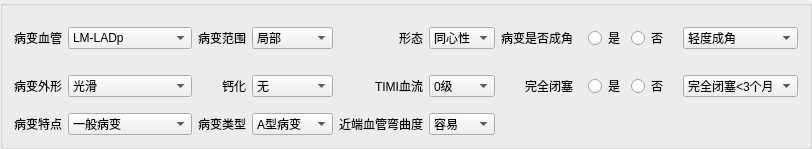
    <widget class="QGroupBox" name="groupBox_5">
     <property name="title">
      <string/>
     </property>
     <layout class="QVBoxLayout" name="verticalLayout_11">
      <item>
       <layout class="QGridLayout" name="gridLayout" columnstretch="1,1,1,1,1,1,1,1" columnminimumwidth="1,1,1,1,1,1,1,1">
        <item row="0" column="2">
         <widget class="QLabel" name="label_61">
          <property name="text">
           <string>病变范围</string>
          </property>
          <property name="alignment">
           <set>Qt::AlignRight|Qt::AlignTrailing|Qt::AlignVCenter</set>
          </property>
         </widget>
        </item>
        <item row="1" column="1">
         <widget class="QComboBox" name="m_cmbBBWX">
          <item>
           <property name="text">
            <string>光滑</string>
           </property>
          </item>
          <item>
           <property name="text">
            <string>不规则</string>
           </property>
          </item>
         </widget>
        </item>
        <item row="2" column="0">
         <widget class="QLabel" name="label_62">
          <property name="text">
           <string>病变特点</string>
          </property>
          <property name="alignment">
           <set>Qt::AlignRight|Qt::AlignTrailing|Qt::AlignVCenter</set>
          </property>
         </widget>
        </item>
        <item row="1" column="3">
         <widget class="QComboBox" name="m_cmbBBGH">
          <item>
           <property name="text">
            <string>无</string>
           </property>
          </item>
          <item>
           <property name="text">
            <string>轻</string>
           </property>
          </item>
          <item>
           <property name="text">
            <string>中</string>
           </property>
          </item>
          <item>
           <property name="text">
            <string>重</string>
           </property>
          </item>
         </widget>
        </item>
        <item row="1" column="4">
         <widget class="QLabel" name="label_83">
          <property name="text">
           <string>TIMI血流</string>
          </property>
          <property name="alignment">
           <set>Qt::AlignRight|Qt::AlignTrailing|Qt::AlignVCenter</set>
          </property>
         </widget>
        </item>
        <item row="2" column="2">
         <widget class="QLabel" name="label_82">
          <property name="text">
           <string>病变类型</string>
          </property>
          <property name="alignment">
           <set>Qt::AlignRight|Qt::AlignTrailing|Qt::AlignVCenter</set>
          </property>
         </widget>
        </item>
        <item row="2" column="3">
         <widget class="QComboBox" name="m_cmbBBLX">
          <item>
           <property name="text">
            <string>A型病变</string>
           </property>
          </item>
          <item>
           <property name="text">
            <string>B1型病变</string>
           </property>
          </item>
          <item>
           <property name="text">
            <string>B2型病变</string>
           </property>
          </item>
          <item>
           <property name="text">
            <string>C型病变</string>
           </property>
          </item>
         </widget>
        </item>
        <item row="1" column="2">
         <widget class="QLabel" name="label_81">
          <property name="text">
           <string>钙化</string>
          </property>
          <property name="alignment">
           <set>Qt::AlignRight|Qt::AlignTrailing|Qt::AlignVCenter</set>
          </property>
         </widget>
        </item>
        <item row="1" column="5">
         <widget class="QComboBox" name="m_cmbTIMI">
          <item>
           <property name="text">
            <string>0级</string>
           </property>
          </item>
          <item>
           <property name="text">
            <string>I级</string>
           </property>
          </item>
          <item>
           <property name="text">
            <string>II级</string>
           </property>
          </item>
          <item>
           <property name="text">
            <string>III级</string>
           </property>
          </item>
         </widget>
        </item>
        <item row="0" column="0">
         <widget class="QLabel" name="label_80">
          <property name="text">
           <string>病变血管</string>
          </property>
          <property name="alignment">
           <set>Qt::AlignRight|Qt::AlignTrailing|Qt::AlignVCenter</set>
          </property>
         </widget>
        </item>
        <item row="0" column="1">
         <widget class="QComboBox" name="m_cmbBBXG">
          <item>
           <property name="text">
            <string>LM-LADp</string>
           </property>
          </item>
         </widget>
        </item>
        <item row="1" column="0">
         <widget class="QLabel" name="label_87">
          <property name="text">
           <string>病变外形</string>
          </property>
          <property name="alignment">
           <set>Qt::AlignRight|Qt::AlignTrailing|Qt::AlignVCenter</set>
          </property>
         </widget>
        </item>
        <item row="2" column="4">
         <widget class="QLabel" name="label_84">
          <property name="text">
           <string>近端血管弯曲度</string>
          </property>
          <property name="alignment">
           <set>Qt::AlignRight|Qt::AlignTrailing|Qt::AlignVCenter</set>
          </property>
         </widget>
        </item>
        <item row="2" column="5">
         <widget class="QComboBox" name="m_cmbJDXGWQD">
          <item>
           <property name="text">
            <string>容易</string>
           </property>
          </item>
          <item>
           <property name="text">
            <string>中度</string>
           </property>
          </item>
          <item>
           <property name="text">
            <string>极度</string>
           </property>
          </item>
         </widget>
        </item>
        <item row="2" column="1">
         <widget class="QComboBox" name="m_cmbBBTD">
          <item>
           <property name="text">
            <string>一般病变</string>
           </property>
          </item>
          <item>
           <property name="text">
            <string>分叉病变</string>
           </property>
          </item>
          <item>
           <property name="text">
            <string>钙化病变</string>
           </property>
          </item>
          <item>
           <property name="text">
            <string>血栓病变</string>
           </property>
          </item>
          <item>
           <property name="text">
            <string>桥血管病变</string>
           </property>
          </item>
          <item>
           <property name="text">
            <string>完全闭塞病变</string>
           </property>
          </item>
          <item>
           <property name="text">
            <string>小血管直径&lt;2.5m</string>
           </property>
          </item>
          <item>
           <property name="text">
            <string>长病变长度&gt;20m</string>
           </property>
          </item>
         </widget>
        </item>
        <item row="0" column="5">
         <widget class="QComboBox" name="m_cmbBBXT">
          <item>
           <property name="text">
            <string>同心性</string>
           </property>
          </item>
          <item>
           <property name="text">
            <string>偏心性</string>
           </property>
          </item>
         </widget>
        </item>
        <item row="0" column="4">
         <widget class="QLabel" name="label_55">
          <property name="text">
           <string>形态</string>
          </property>
          <property name="alignment">
           <set>Qt::AlignRight|Qt::AlignTrailing|Qt::AlignVCenter</set>
          </property>
         </widget>
        </item>
        <item row="0" column="3">
         <widget class="QComboBox" name="m_cmbBBFW">
          <item>
           <property name="text">
            <string>局部</string>
           </property>
          </item>
          <item>
           <property name="text">
            <string>管状</string>
           </property>
          </item>
          <item>
           <property name="text">
            <string>弥漫</string>
           </property>
          </item>
         </widget>
        </item>
        <item row="0" column="6">
         <widget class="QLabel" name="label_5">
          <property name="text">
           <string>病变是否成角</string>
          </property>
          <property name="alignment">
           <set>Qt::AlignRight|Qt::AlignTrailing|Qt::AlignVCenter</set>
          </property>
         </widget>
        </item>
        <item row="1" column="6">
         <widget class="QLabel" name="label_85">
          <property name="text">
           <string>完全闭塞</string>
          </property>
          <property name="alignment">
           <set>Qt::AlignRight|Qt::AlignTrailing|Qt::AlignVCenter</set>
          </property>
         </widget>
        </item>
        <item row="0" column="7">
         <layout class="QHBoxLayout" name="horizontalLayout_2" stretch="0,1">
          <item>
           <widget class="QWidget" name="m_wgtBBCJ" native="true">
            <layout class="QHBoxLayout" name="horizontalLayout_19" stretch="1,1">
             <item>
              <widget class="QRadioButton" name="m_radBBCJT">
               <property name="text">
                <string>是</string>
               </property>
              </widget>
             </item>
             <item>
              <widget class="QRadioButton" name="m_radBBCJF">
               <property name="text">
                <string>否</string>
               </property>
              </widget>
             </item>
            </layout>
           </widget>
          </item>
          <item>
           <widget class="QComboBox" name="m_cmbBBCJ">
            <item>
             <property name="text">
              <string>轻度成角</string>
             </property>
            </item>
            <item>
             <property name="text">
              <string>中度成角</string>
             </property>
            </item>
           </widget>
          </item>
         </layout>
        </item>
        <item row="1" column="7">
         <layout class="QHBoxLayout" name="horizontalLayout_3" stretch="0,1">
          <item>
           <widget class="QWidget" name="m_wgtWQBS" native="true">
            <layout class="QHBoxLayout" name="horizontalLayout_18" stretch="1,1">
             <item>
              <widget class="QRadioButton" name="m_radWQBST">
               <property name="text">
                <string>是</string>
               </property>
              </widget>
             </item>
             <item>
              <widget class="QRadioButton" name="m_radWQBSF">
               <property name="text">
                <string>否</string>
               </property>
              </widget>
             </item>
            </layout>
           </widget>
          </item>
          <item>
           <widget class="QComboBox" name="m_cmbWQBS">
            <item>
             <property name="text">
              <string>完全闭塞&lt;3个月</string>
             </property>
            </item>
            <item>
             <property name="text">
              <string>完全闭塞&gt;3个月</string>
             </property>
            </item>
           </widget>
          </item>
         </layout>
        </item>
       </layout>
      </item>
     </layout>
    </widget>
